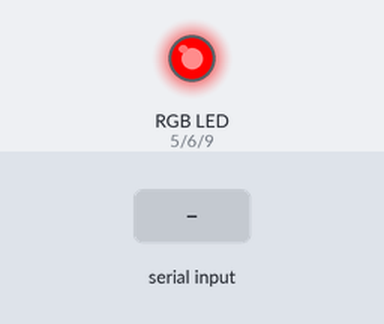
Simulated run of this sketch. Board: Arduino Uno, built with avr-gcc and run on an emulated ATmega328P. Parts: an RGB LED mixed from three pins (HIGH = lit). The test bench sets the inputs (shaded band). Dim RGB values are drawn brighter than linear.

Above: at 1.2 s.
1.3 s: "1" received over the second serial link
At 2.6 s:
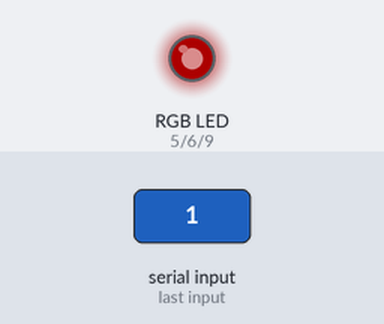
3.8 s: "0" received over the second serial link
At 5.7 s:
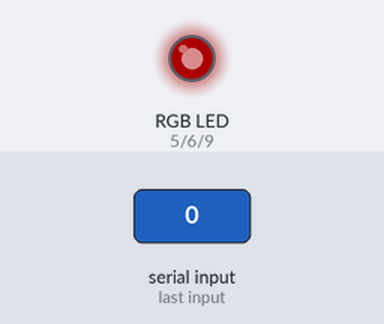
Timing chart, 0 to 7.2 s (numbered marks = the images above; inputs shaded):
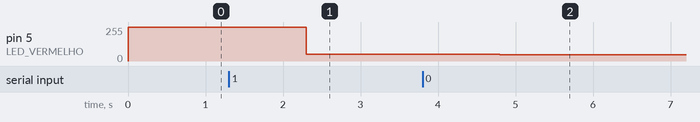

Measured:
- after the input at 1.3 s, pin 5 (LED_VERMELHO): 255/255 → 49/255 after 1.0 s
- after the input at 3.8 s, pin 5 (LED_VERMELHO): 49/255 → 48/255 after 1.0 s

The sketch:

bluetoothRGB.ino
```cpp
// (licence header left out)
#include <SoftwareSerial.h>

// Definição de pinos
#define LED_VERMELHO 5
#define LED_VERDE 6
#define LED_AZUL 9

//Define os pinos para o módulo bluetooth
SoftwareSerial bluetooth(10, 11); // RX, TX

byte coresRGB[3] = {255, 0, 0}; // Variável de controle das cores do LED

// a função setup roda assim que você pressiona o botão de reset ou liga a placa:
void setup() {

  // Define os pinos do LED RGB como saída
  pinMode(LED_VERMELHO, OUTPUT);
  pinMode(LED_VERDE, OUTPUT);
  pinMode(LED_AZUL, OUTPUT);

  // Configura o LED Vermelho com intensidade máxima
  analogWrite(LED_VERMELHO, 255);

  // Inicializa a comunicação com o módulo bluetooth
  bluetooth.begin(9600);
}

// a função loop executa as instruções em sequência e repete para sempre:
void loop() {

  // Verifica se recebeu dados do módulo bluetooth
  if(bluetooth.available()) {
    bluetooth.readBytes(coresRGB, 3); // Armazena os valores RGB recebidos na variável
  }

  // Altera as cores do LED
  analogWrite(LED_VERMELHO, coresRGB[0]);
  analogWrite(LED_VERDE, coresRGB[1]);
  analogWrite(LED_AZUL, coresRGB[2]);
}
```
